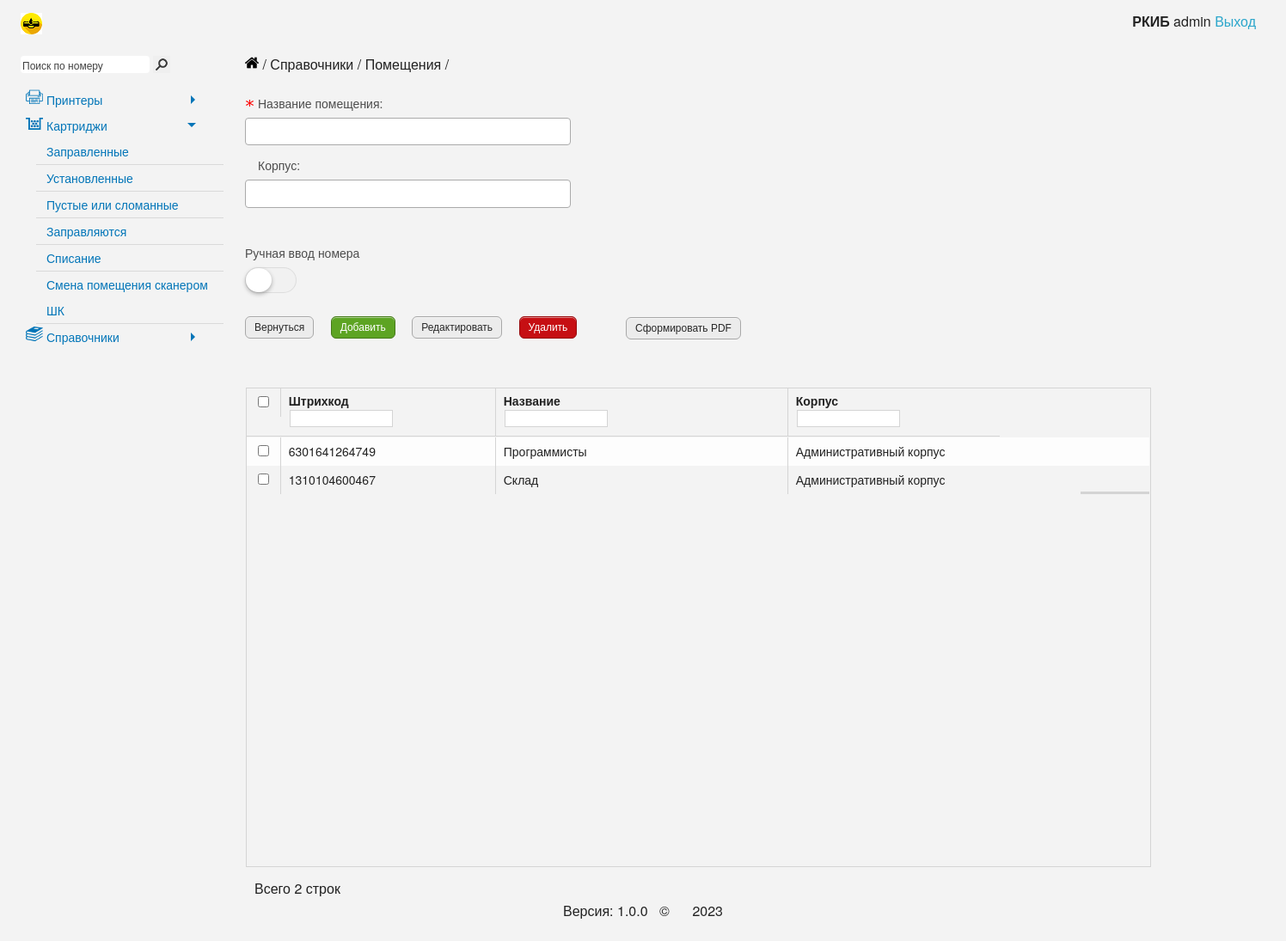
Before: /cartridge/tree_list/ with the older database file.
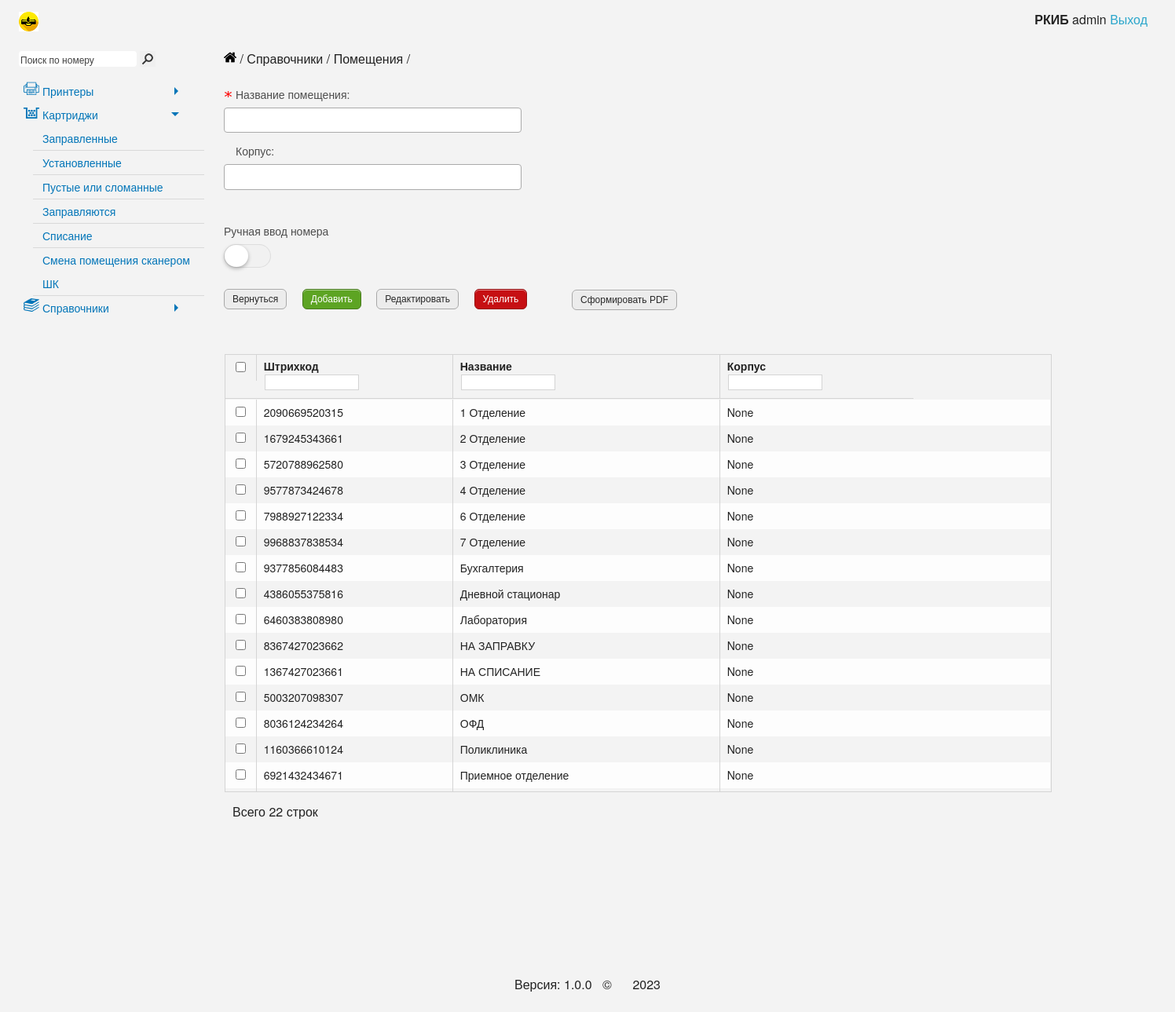
After: the same page with the newer database file.
### cartridge/models.py (models this page shows, shortened)
class Placements(models.Model):  # Помещения
    barcode = models.IntegerField('Штрихкод', unique=True, db_index=True)
    name = models.CharField("Помещение", max_length=50, unique=True, db_index=True)
    branch = models.CharField("Корпус", max_length=50, blank=True, null=True)
    class Meta:
        verbose_name = 'Помещение'
        verbose_name_plural = 'Помещения'

### cartridge/views.py (the view, shortened to what this page needs)
# urls.py: path('tree_list/', tree_list, name='tree_list'),
@csrf_protect
@ensure_csrf_cookie
def tree_list(request):
    place = Placements.objects.order_by('name').exclude(id=1)
    count = Placements.objects.count()
    error = ''
    display = 'none'
    name = ''
    msg_display = 'none'
    err_display = 'none'
    form = PlacementsForm()
    data = {
        'form': form,
        'error': error,
        'display': display,
        'msg_display': msg_display,
        'err_display': err_display,
        'name': name,
        'place': place,
        'count': count
    }
    return render(request, 'cartridge/tree_list.html', data)

### cartridge/forms.py
class PlacementsForm(ModelForm):  # форма Помещения
    class Meta:
        model = Placements
        fields = ['barcode', 'name', 'branch']
        widgets = {
            'name': TextInput(attrs={
                'required': "True",
            }),
            'branch': TextInput(attrs={
            }),
            'barcode': NumberInput(attrs={
                'id': "id_barcode",
                'style': "width: calc(100% - 38px);"
            })
        }

### cartridge/templates/cartridge/tree_list.html (shortened to what the changed rows need)
{% extends 'cartridge/base.html' %}
{% block content %}
    <form action="{% url 'print_pl' %}" method="post" style="padding-left: 16px">
           <div class="marginTop" style="border: 1px solid #d4d4d4; width: 1053px">
            <div class="large-10">
                <div class="grid1675336387607" id="grid1">
                    <div class="ui-grid-viewport" style="width: 1050px; height: 500px; overflow-y: scroll;">
                        <div class="ui-grid-canvas" id="table">
                            {% if place %}
                                {% for el in place %}
                                    <div class="ui-grid-row">
                                        <div class="ui-grid-cell ui-grid-coluiGrid-000H">
                                            <div class="ui-grid-cell-contents">
                                                <input name="check" class="ui-grid-cell-contents-checkbox" type="checkbox" value="{{ el.barcode }}">
                                            </div>
                                        </div>
                                        <div class="ui-grid-cell ui-grid-coluiGrid-0007">
                                            <div class="ui-grid-cell-contents">{{ el.barcode }}</div>
                                        </div>
                                        <div class="ui-grid-cell ui-grid-coluiGrid-0008">
                                            <span class="ui-grid-cell-contents">{{ el.name }}</span>
                                        </div>
                                        <div class="ui-grid-cell ui-grid-coluiGrid-0008">
                                            <div class="ui-grid-cell-contents">{{ el.branch }}</div>
                                        </div>
                                    </div>
                                {% endfor %}
                            {% endif %}
                        </div>
                    </div>
                </div>
            </div>
        </div>
        <div class="ui-grid-pager-panel" style="width: 100%; height: 20px; position: absolute; bottom: 40px;">
            <div class="ui-grid-pager-count-container">
                <div class="ui-grid-pager-count">
                    <span class="ng-binding">Всего {{ count }} строк</span>
                </div>
            </div>
        </div>
    </form>
{% endblock %}

Changed rows visible on the page:
no longer on this page (row edited): Placements: barcode "1310104600467", name "Склад", branch "Административный корпус"
added Placements: barcode "2090669520315", name "1 Отделение", branch "None"
added Placements: barcode "1679245343661", name "2 Отделение", branch "None"
added Placements: barcode "5720788962580", name "3 Отделение", branch "None"
added Placements: barcode "9577873424678", name "4 Отделение", branch "None"
added Placements: barcode "7988927122334", name "6 Отделение", branch "None"
added Placements: barcode "9968837838534", name "7 Отделение", branch "None"
added Placements: barcode "9377856084483", name "Бухгалтерия", branch "None"
added Placements: barcode "4386055375816", name "Дневной стационар", branch "None"
added Placements: barcode "6460383808980", name "Лаборатория", branch "None"
added Placements: barcode "8367427023662", name "НА ЗАПРАВКУ", branch "None"
changed Placements: barcode "6301641264749" → "1367427023661"; name "Программисты" → "НА СПИСАНИЕ"; branch "Административный корпус" → "None"
added Placements: barcode "5003207098307", name "ОМК", branch "None"
added Placements: barcode "8036124234264", name "ОФД", branch "None"
added Placements: barcode "1160366610124", name "Поликлиника", branch "None"
added Placements: barcode "6921432434671", name "Приемное отделение", branch "None"
Other visible differences:
{{ count }}: "2" → "22"
